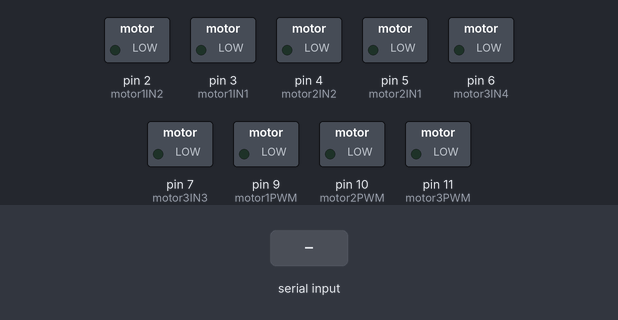
The sketch below on a simulated Arduino Uno, built with avr-gcc and run on an emulated ATmega328P. Parts: switched loads named in the sketch (green lamp = pin HIGH). The test bench sets the inputs (shaded band).

Above: at 1.2 s.
1.3 s: byte 1 (0x01) received over Serial
At 2.5 s:
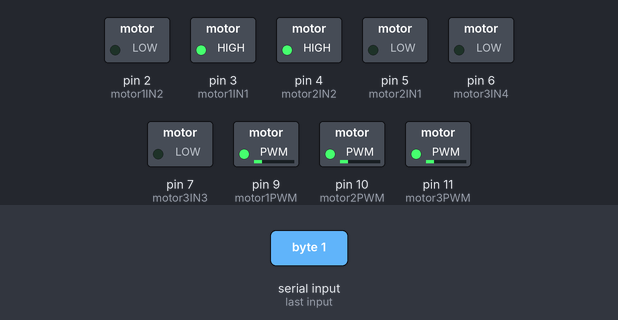
2.8 s: byte 2 (0x02) received over Serial
At 3.9 s:
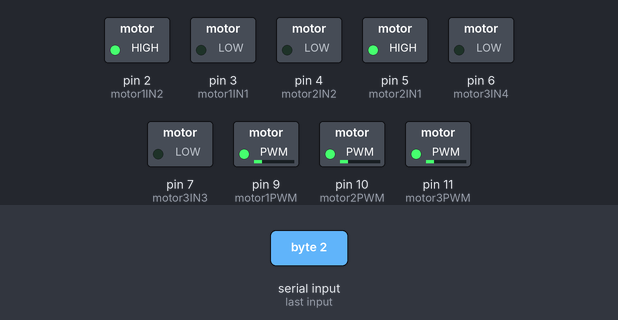
4.3 s: byte 3 (0x03) received over Serial
At 5.0 s:
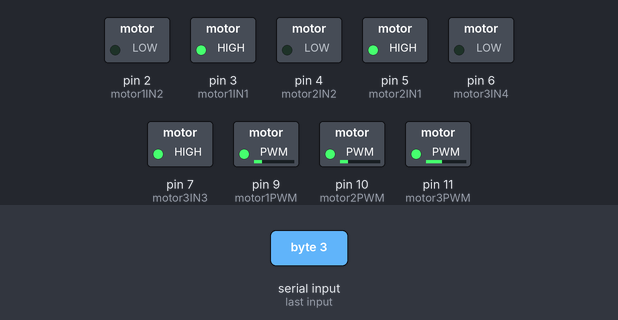
5.8 s: byte 4 (0x04) received over Serial
At 6.2 s:
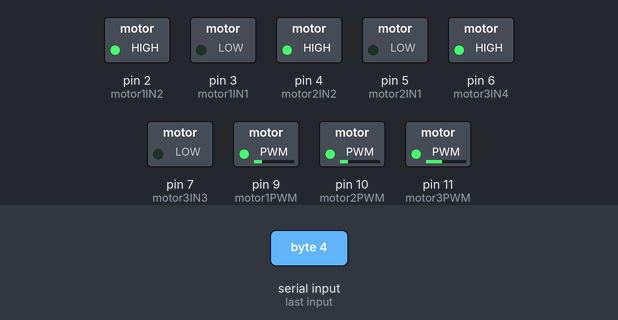
7.3 s: byte 5 (0x05) received over Serial
At 8.5 s:
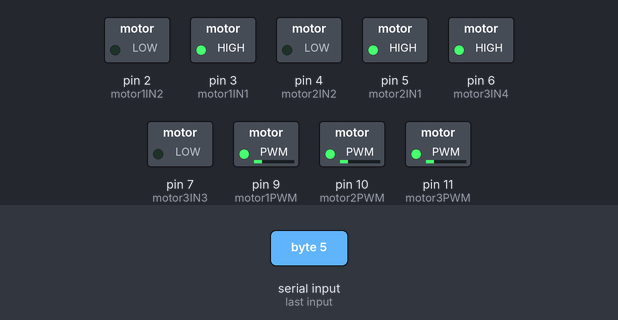
8.8 s: byte 6 (0x06) received over Serial
At 9.6 s:
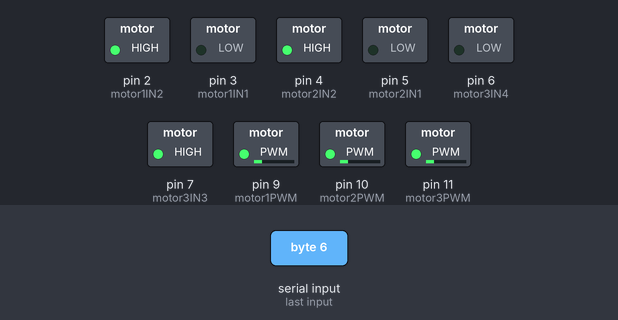
Timing chart, 0 to 11.3 s (numbered marks = the images above; inputs shaded):
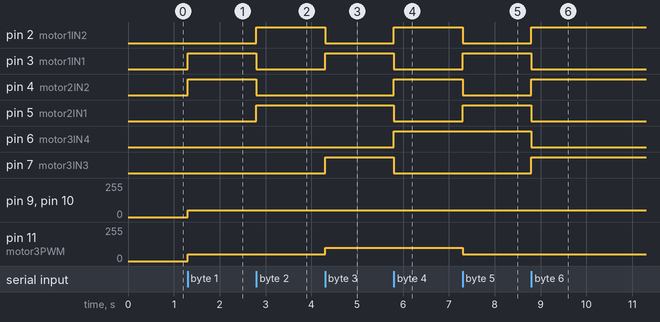

Measured:
- after the input at 1.3 s, pin 3 (motor1IN1), pin 4 (motor2IN2): LOW → HIGH at once; pin 9 (motor1PWM), pin 10 (motor2PWM), pin 11 (motor3PWM): 0/255 → 50/255 at once
- after the input at 2.8 s, pin 2 (motor1IN2), pin 5 (motor2IN1): LOW → HIGH at once; pin 3 (motor1IN1), pin 4 (motor2IN2): HIGH → LOW at once
- after the input at 4.3 s, pin 2 (motor1IN2): HIGH → LOW at once; pin 3 (motor1IN1), pin 7 (motor3IN3): LOW → HIGH at once; pin 11 (motor3PWM): 50/255 → 100/255 at once
- after the input at 5.8 s, pin 2 (motor1IN2), pin 4 (motor2IN2), pin 6 (motor3IN4): LOW → HIGH at once; pin 3 (motor1IN1), pin 5 (motor2IN1), pin 7 (motor3IN3): HIGH → LOW at once
- after the input at 7.3 s, pin 2 (motor1IN2), pin 4 (motor2IN2): HIGH → LOW at once; pin 3 (motor1IN1), pin 5 (motor2IN1): LOW → HIGH at once; pin 11 (motor3PWM): 100/255 → 50/255 at once
- after the input at 8.8 s, pin 2 (motor1IN2), pin 4 (motor2IN2), pin 7 (motor3IN3): LOW → HIGH at once; pin 3 (motor1IN1), pin 5 (motor2IN1), pin 6 (motor3IN4): HIGH → LOW at once

The sketch:

arduino_serial.ino
```cpp
#define motor1PWM 9
#define motor1IN2 2
#define motor1IN1 3

#define motor2PWM 10
#define motor2IN2 4
#define motor2IN1 5

#define motor3PWM 11
#define motor3IN4 6
#define motor3IN3 7

void setup() {
  Serial.begin(9600);

  // front right wheel
  pinMode(motor1PWM, OUTPUT);
  pinMode(motor1IN1, OUTPUT);
  pinMode(motor1IN2, OUTPUT);

  // front left wheel
  pinMode(motor2PWM, OUTPUT);
  pinMode(motor2IN1, OUTPUT);
  pinMode(motor2IN2, OUTPUT);

  // rear wheel
  pinMode(motor3PWM, OUTPUT);
  pinMode(motor3IN4, OUTPUT);
  pinMode(motor3IN3, OUTPUT);
}

void loop() {
  if (Serial.available() > 0) {
    byte cmd = Serial.read();

    if (cmd == 0x01) { // w

      analogWrite(motor1PWM, 50);
      analogWrite(motor2PWM, 50);
      analogWrite(motor3PWM, 50);

      digitalWrite(motor1IN1, HIGH); // clockwise
      digitalWrite(motor1IN2, LOW);
      digitalWrite(motor2IN1, LOW); // counter clockwise
      digitalWrite(motor2IN2, HIGH);
      digitalWrite(motor3IN4, LOW); // off
      digitalWrite(motor3IN3, LOW);
    }
    else if (cmd == 0x02) { // s
      analogWrite(motor1PWM, 50);
      analogWrite(motor2PWM, 50);
      analogWrite(motor3PWM, 50);

      digitalWrite(motor1IN1, LOW);
      digitalWrite(motor1IN2, HIGH);
      digitalWrite(motor2IN1, HIGH);
      digitalWrite(motor2IN2, LOW);
      digitalWrite(motor3IN4, LOW);
      digitalWrite(motor3IN3, LOW);
    }
    else if (cmd == 0x03) { // a
      analogWrite(motor1PWM, 50);
      analogWrite(motor2PWM, 50);
      analogWrite(motor3PWM, 100);

      digitalWrite(motor1IN1, HIGH);
      digitalWrite(motor1IN2, LOW);
      digitalWrite(motor2IN1, HIGH);
      digitalWrite(motor2IN2, LOW);
      digitalWrite(motor3IN4, LOW);
      digitalWrite(motor3IN3, HIGH);
    }
    else if (cmd == 0x04) { // d
      analogWrite(motor1PWM, 50);
      analogWrite(motor2PWM, 50);
      analogWrite(motor3PWM, 100);

      digitalWrite(motor1IN1, LOW);
      digitalWrite(motor1IN2, HIGH);
      digitalWrite(motor2IN1, LOW);
      digitalWrite(motor2IN2, HIGH);
      digitalWrite(motor3IN4, HIGH);
      digitalWrite(motor3IN3, LOW);
    }
    else if (cmd == 0x05) { // q
      analogWrite(motor1PWM, 50);
      analogWrite(motor2PWM, 50);
      analogWrite(motor3PWM, 50);

      digitalWrite(motor1IN1, HIGH);
      digitalWrite(motor1IN2, LOW);
      digitalWrite(motor2IN1, HIGH);
      digitalWrite(motor2IN2, LOW);
      digitalWrite(motor3IN4, HIGH);
      digitalWrite(motor3IN3, LOW);
    }
    else if (cmd == 0x06) { // e
      analogWrite(motor1PWM, 50);
      analogWrite(motor2PWM, 50);
      analogWrite(motor3PWM, 50);

      digitalWrite(motor1IN1, LOW);
      digitalWrite(motor1IN2, HIGH);
      digitalWrite(motor2IN1, LOW);
      digitalWrite(motor2IN2, HIGH);
      digitalWrite(motor3IN4, LOW);
      digitalWrite(motor3IN3, HIGH);
    }
    else if (cmd == 0x00) {
      analogWrite(motor1PWM, 0);
      analogWrite(motor2PWM, 0);
      analogWrite(motor3PWM, 0);

      digitalWrite(motor1IN1, LOW);
      digitalWrite(motor1IN2, LOW);
      digitalWrite(motor2IN1, LOW);
      digitalWrite(motor2IN2, LOW);
      digitalWrite(motor3IN4, LOW);
      digitalWrite(motor3IN3, LOW);
    }
  }

}
```
